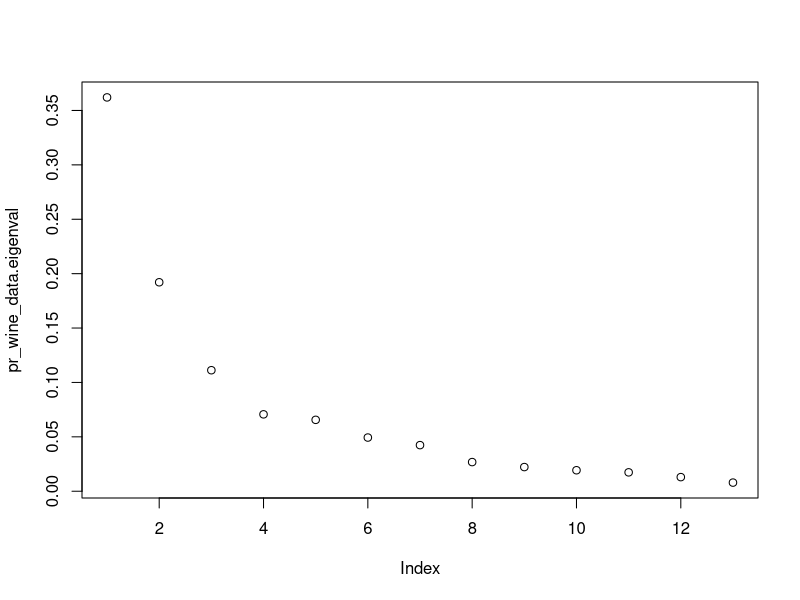
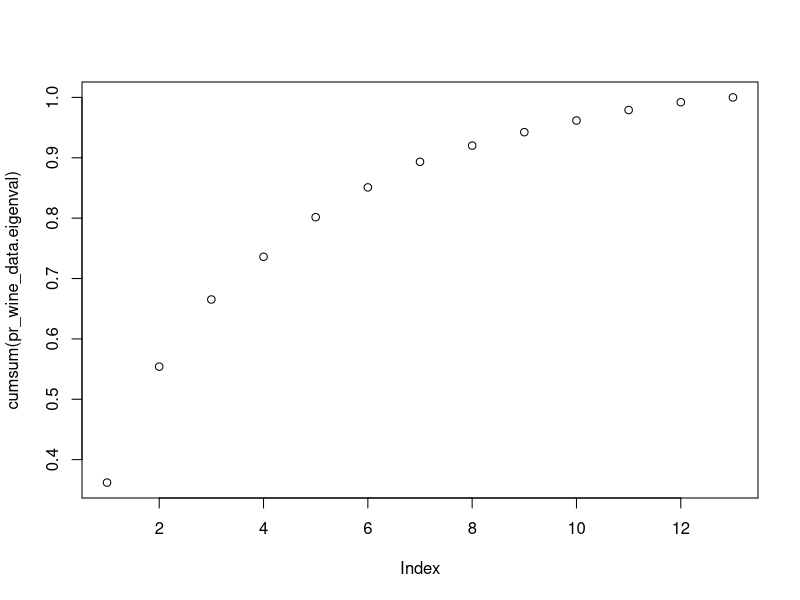

Write the R code that produced these figures, in order.
wine.table=read.delim("wine.data.txt",sep=",")
wine_data=wine.table[2:14]
attach(wine_data)
wine_data.s=scale(wine_data,center=TRUE,scale=TRUE)
wine_data.cor=cor(wine_data)
wine_data.cor
wine_data.eig=eigen(wine_data.cor)
wine_data.eigval=cbind(wine_data.eig$values)
wine_data.eigval
sum(wine_data.eigval)
pr_wine_data.eigenval=wine_data.eigval/sum(wine_data.eigval)
pr_wine_data.eigenval
cumsum(pr_wine_data.eigenval)
plot(pr_wine_data.eigenval)
plot(cumsum(pr_wine_data.eigenval))